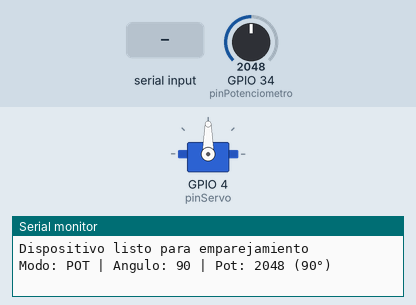
Simulated run of this sketch. Board: ESP32. Parts: servo, the last lines printed to the serial monitor. The inputs (shaded band) are chosen by the test bench; at power-on: GPIO 34 (pinPotenciometro) = 2048. Nothing arrives over Bluetooth unless stated.

Above: at 1.2 s.
1.3 s: "ANGLE:\n" received over the second serial link
At 2.5 s:
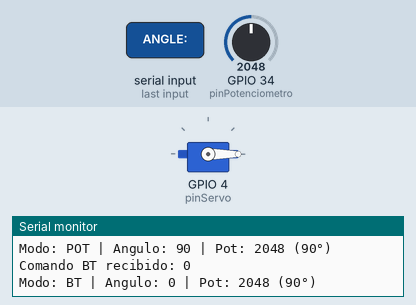
2.8 s: GPIO 34 (pinPotenciometro) set to 2866
At 4.0 s:
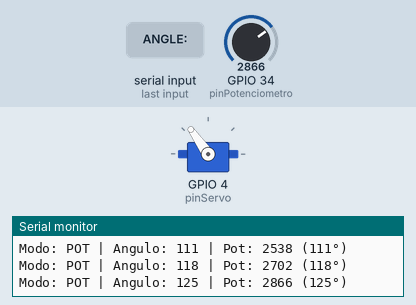
4.3 s: GPIO 34 (pinPotenciometro) set to 3603
At 5.4 s:
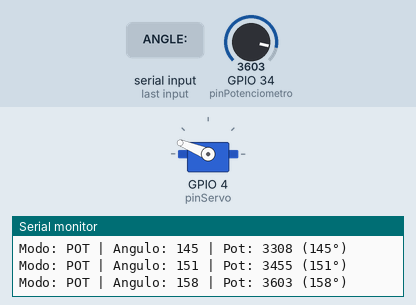
5.8 s: GPIO 34 (pinPotenciometro) set to 4095
At 6.5 s:
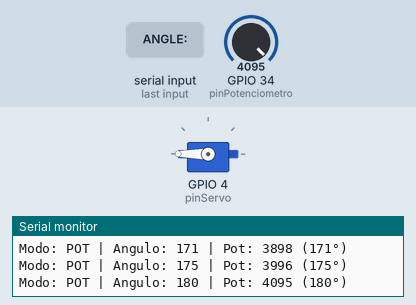
7.3 s: GPIO 34 (pinPotenciometro) set to 1228
At 8.5 s:
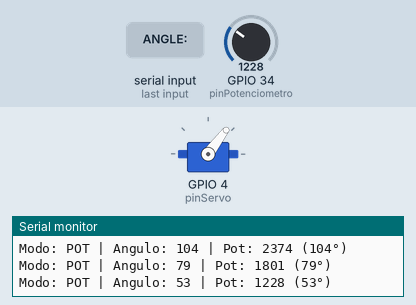
8.8 s: GPIO 34 (pinPotenciometro) set to 491
At 9.9 s:
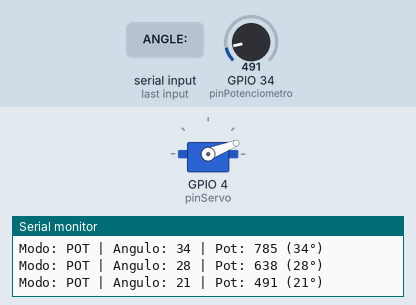
Timing chart, 0 to 11.3 s (numbered marks = the images above; inputs shaded):
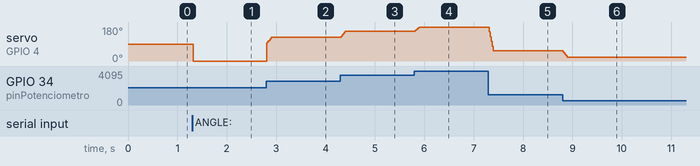

Measured:
- after the input at 1.3 s, servo on GPIO 4 (pinServo): 90° → 0° at once
- after the input at 2.8 s, servo on GPIO 4 (pinServo): 0° → 125° at once
- after the input at 4.3 s, servo on GPIO 4 (pinServo): 125° → 158° at once
- after the input at 5.8 s, servo on GPIO 4 (pinServo): 158° → 180° at once
- after the input at 7.3 s, servo on GPIO 4 (pinServo): 180° → 53° at once
- after the input at 8.8 s, servo on GPIO 4 (pinServo): 53° → 21° at once

The sketch:

servo_motor.ino
```cpp
#include <ESP32Servo.h>
#include "BluetoothSerial.h"

BluetoothSerial SerialBT;
const int pinPotenciometro = 34;
const int pinServo = 4;
Servo servo;
int anguloServo = 90;
int anguloAnterior = -1;

int entradaPotenciometro = 0;
int anguloPotenciometro = 90;
int lecturaAnteriorPot = 0;
unsigned long ultimoMovimientoPot = 0;

String comandoBT = "";
bool controlPorBT = false;
int anguloObjetivo = 90;
unsigned long ultimoComandoBT = 0;
const unsigned long TIMEOUT_BT = 2000;

const int NUM_LECTURAS = 5;
int lecturas[NUM_LECTURAS];
int indiceLectura = 0;
int total = 0;
int promedio = 0;

void setup() {
  Serial.begin(115200);
  SerialBT.begin("ServoController_ESP32");
  Serial.println("Dispositivo listo para emparejamiento");

  pinMode(pinPotenciometro, INPUT);
  servo.attach(pinServo);
  servo.write(anguloServo);

  for (int i = 0; i < NUM_LECTURAS; i++) {
    lecturas[i] = analogRead(pinPotenciometro);
    total += lecturas[i];
  }

  promedio = total / NUM_LECTURAS;
  anguloPotenciometro = map(promedio, 0, 4095, 0, 180);
  lecturaAnteriorPot = anguloPotenciometro;
}

void loop() {
  manejarBluetooth();
  leerPotenciometro();
  determinarModoControl();
  moverServo();
  delay(20);
}

void manejarBluetooth() {
  if (SerialBT.available()) {
    comandoBT = SerialBT.readStringUntil('\n');
    comandoBT.trim();

    if (comandoBT.startsWith("ANGLE:")) {
      int nuevoAngulo = comandoBT.substring(6).toInt();
      if (nuevoAngulo >= 0 && nuevoAngulo <= 180) {
        anguloObjetivo = nuevoAngulo;
        controlPorBT = true;
        ultimoComandoBT = millis();
        Serial.print("Comando BT recibido: ");
        Serial.println(anguloObjetivo);
      }
    }
  }
}

void leerPotenciometro() {
  total = total - lecturas[indiceLectura];
  lecturas[indiceLectura] = analogRead(pinPotenciometro);

  total = total + lecturas[indiceLectura];
  promedio = total / NUM_LECTURAS;

  anguloPotenciometro = map(promedio, 0, 4095, 0, 180);
  indiceLectura = (indiceLectura + 1) % NUM_LECTURAS;
}

void determinarModoControl() {
  if (abs(anguloPotenciometro - lecturaAnteriorPot) > 5) {
    ultimoMovimientoPot = millis();
    lecturaAnteriorPot = anguloPotenciometro;
    controlPorBT = false;
  }

  if (controlPorBT) {
    anguloServo = anguloObjetivo;
  } else {
    anguloServo = anguloPotenciometro;
  }
}

void moverServo() {
  if (abs(anguloServo - anguloAnterior) > 2) {
    servo.write(anguloServo);
    anguloAnterior = anguloServo;

    SerialBT.print("POSITION:");
    SerialBT.println(anguloServo);

    Serial.print("Modo: ");
    Serial.print(controlPorBT ? "BT" : "POT");
    Serial.print(" | Angulo: ");
    Serial.print(anguloServo);
    Serial.print(" | Pot: ");
    Serial.print(promedio);
    Serial.print(" (");
    Serial.print(anguloPotenciometro);
    Serial.println("°)");
  }
}
```
